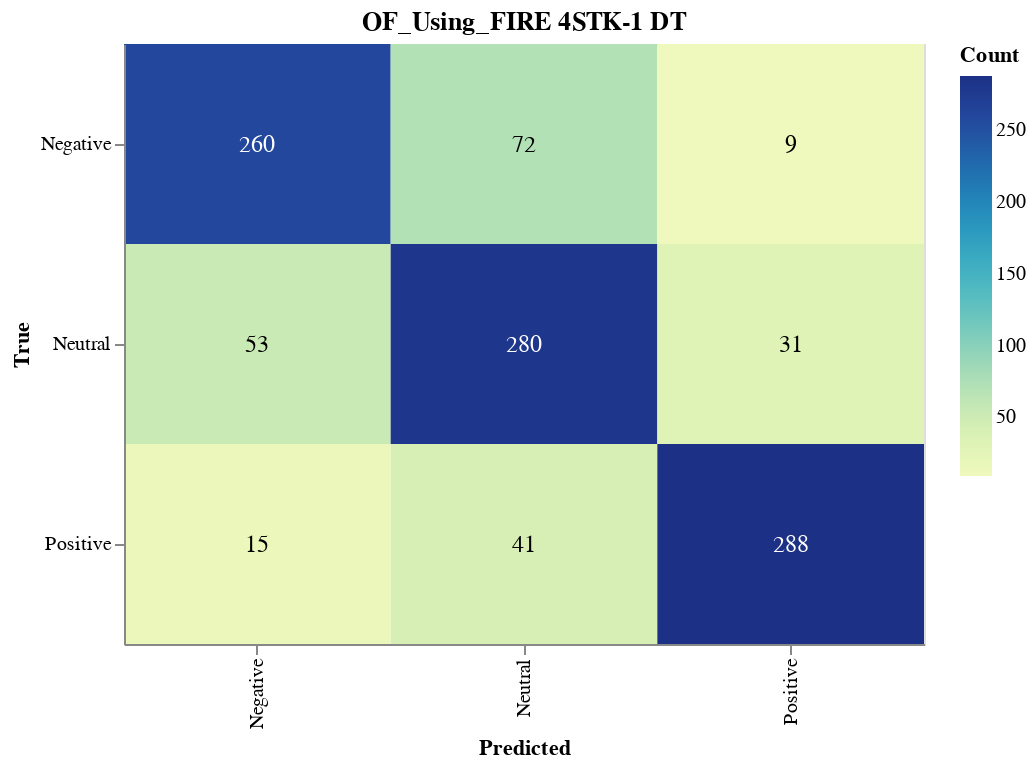

The notebook cell saved with this chart:
### Markdown cell above
#### Save CM

### Code cell
import altair as alt
import altair_saver
import pandas as pd
from sklearn.metrics import confusion_matrix

# Calculate the confusion matrix
cm = confusion_matrix(y_val, dt_validation_predictions)

# Define class names
class_names = ['Negative', 'Neutral', 'Positive']

# Convert confusion matrix to DataFrame
cm_df = pd.DataFrame(cm, index=class_names, columns=class_names).reset_index().melt(id_vars='index')
cm_df.columns = ['True', 'Predicted', 'Count']

# Ensure the order of categories
cm_df['True'] = pd.Categorical(cm_df['True'], categories=class_names, ordered=True)
cm_df['Predicted'] = pd.Categorical(cm_df['Predicted'], categories=class_names, ordered=True)

# Create the Altair plot
heatmap = alt.Chart(cm_df).mark_rect().encode(
    x=alt.X('Predicted:O', sort=class_names),
    y=alt.Y('True:O', sort=class_names),
    color='Count:Q',
    tooltip=['True', 'Predicted', 'Count']
).properties(
    width=400,
    height=300,
    title='OF_Using_FIRE 4STK-1 DT'
)

# Add text labels
text = heatmap.mark_text(
    align='center',
    baseline='middle',
    fontSize=12
).encode(
    text='Count:Q',
    color=alt.condition(
        alt.datum.Count > cm.max() / 2,
        alt.value('white'),
        alt.value('black')
    )
)

# Combine heatmap and text
final_chart = heatmap + text

# Display the plot
final_chart.show()

### Figure 1 — Vega-Lite specification as saved in the notebook (floating-point values rounded to 4 significant figures)
{"config": {"view": {"continuousWidth": 300, "continuousHeight": 300}}, "layer": [{"mark": {"type": "rect"}, "encoding": {"color": {"field": "Count", "type": "quantitative"}, "tooltip": [{"field": "True", "type": "ordinal"}, {"field": "Predicted", "type": "ordinal"}, {"field": "Count", "type": "quantitative"}], "x": {"field": "Predicted", "sort": ["Negative", "Neutral", "Positive"], "type": "ordinal"}, "y": {"field": "True", "sort": ["Negative", "Neutral", "Positive"], "type": "ordinal"}}, "title": "OF_Using_FIRE 4STK-1 DT"}, {"mark": {"type": "text", "align": "center", "baseline": "middle", "fontSize": 12}, "encoding": {"color": {"condition": {"test": "(datum.Count > 144.0)", "value": "white"}, "value": "black"}, "text": {"field": "Count", "type": "quantitative"}, "tooltip": [{"field": "True", "type": "ordinal"}, {"field": "Predicted", "type": "ordinal"}, {"field": "Count", "type": "quantitative"}], "x": {"field": "Predicted", "sort": ["Negative", "Neutral", "Positive"], "type": "ordinal"}, "y": {"field": "True", "sort": ["Negative", "Neutral", "Positive"], "type": "ordinal"}}, "title": "OF_Using_FIRE 4STK-1 DT"}], "data": {"name": "data-2d42ed9d6182fad2a7fc2cae964f9537"}, "height": 300, "width": 400, "$schema": "https://vega.github.io/schema/vega-lite/v5.17.0.json", "datasets": {"data-2d42ed9d6182fad2a7fc2cae964f9537": [{"True": "Negative", "Predicted": "Negative", "Count": 260}, {"True": "Neutral", "Predicted": "Negative", "Count": 53}, {"True": "Positive", "Predicted": "Negative", "Count": 15}, {"True": "Negative", "Predicted": "Neutral", "Count": 72}, {"True": "Neutral", "Predicted": "Neutral", "Count": 280}, {"True": "Positive", "Predicted": "Neutral", "Count": 41}, {"True": "Negative", "Predicted": "Positive", "Count": 9}, {"True": "Neutral", "Predicted": "Positive", "Count": 31}, {"True": "Positive", "Predicted": "Positive", "Count": 288}]}}
